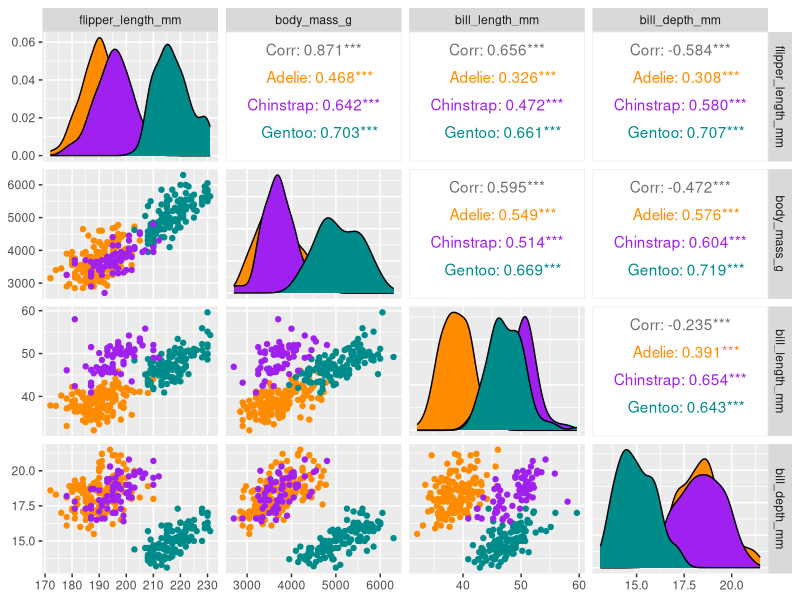

Write the R code that produced this figure.
## ---- chunk 1
knitr::opts_chunk$set
# I like to put all of my library calls here, each on a seperate line. I am not 
# sure if this is good or bad practice.
library(tidyverse)
library(palmerpenguins)
library(GGally)
library(kableExtra)
## ---- chunk 2
penguin_sum <- penguins %>%
  group_by(island, year) %>%
  summarize(mean_body_mass_g = mean(body_mass_g, na.rm = TRUE)) %>% 
  ungroup()

kable(x = penguin_sum, 
      col.names = c("Island", "Year", "Mean Body Mass (g)")) %>%
  kable_styling(latex_options = "hold_position") 
# without the "hold_position" the table ends up at the top of the page

## ---- chunk 3
penguins %>%
  select(species, body_mass_g, ends_with("_mm")) %>% 
  GGally::ggpairs(aes(color = species),
          columns = c("flipper_length_mm", "body_mass_g", 
                      "bill_length_mm", "bill_depth_mm")) +
  scale_colour_manual(values = c("darkorange","purple","cyan4")) +
  scale_fill_manual(values = c("darkorange","purple","cyan4"))
## ---- chunk 4
# this code chunk calls an external script to generate the plot. If you
# want to load or run code not for a plot you could also use the following.
# Note that it does not seem to work for plots.
# source("../scripts/figure_03.R", local = knitr::knit_global())
